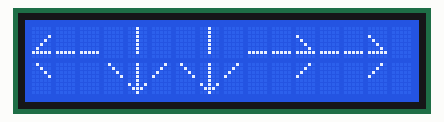
Simulated run of this program. Board: Arduino Uno, built with avr-gcc and run on an emulated ATmega328P. Parts: 16×2 character LCD. Random numbers use the default seed unless the program sets one.

Above: at 0.1 s.
At 4.1 s:
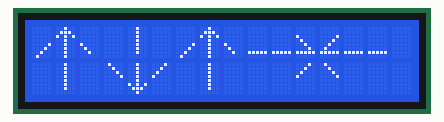
At 8.2 s:
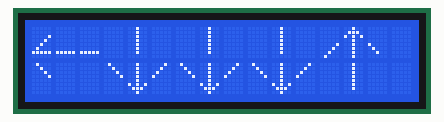
At 18.2 s:
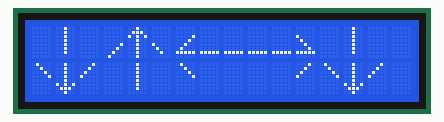
At 28.2 s:
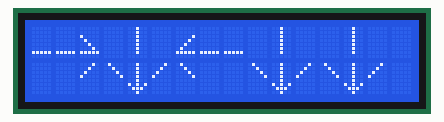
At 38.3 s:
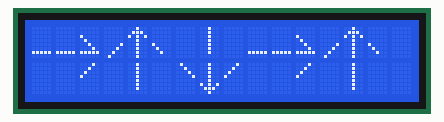

Measured:
- what the display in image 1 shows lasts 2.0 s, from 4.1 s to 6.1 s

The program:

main.cpp
```cpp
#include <LiquidCrystal.h>
#include <Arduino.h>
#include <Wire.h>
#include <stdlib.h>

LiquidCrystal lcd(12, 11, 7, 6, 5, 4);
enum direction {UP, DOWN, RIGHT, LEFT};


void print_init(){
    byte up1[8] = {
        B00000,
        B00000,
        B00000,
        B00000,
        B00001,
        B00010,
        B00100,
        B01000
    };
    byte up2[8] = {
        B00100,
        B01110,
        B10101,
        B00100,
        B00100,
        B00100,
        B00100,
        B00100
    };

    byte down4[8] = { // left4
        B01000,
        B00100,
        B00010,
        B00001,
        B00000,
        B00000,
        B00000,
        B00000
    };
    byte down5[8] = {
        B00100,
        B00100,
        B00100,
        B00100,
        B00100,
        B10101,
        B01110,
        B00100
    };
    byte down6[8] = { // right6
        B00010,
        B00100,
        B01000,
        B10000,
        B00000,
        B00000,
        B00000,
        B00000
    };

    byte right3[8] = {
        B00000,
        B00000,
        B10000,
        B01000,
        B00100,
        B00010,
        B11111,
        B00000,
    };

    byte left1[8] = {
        B00000,
        B00000,
        B00001,
        B00010,
        B00100,
        B01000,
        B11111,
        B00000
    };

    lcd.createChar(1, up1);
    lcd.createChar(2, up2);
    lcd.createChar(3, down4);
    lcd.createChar(4, down5);
    lcd.createChar(5, down6);
    lcd.createChar(6, right3);
    lcd.createChar(7, left1);
}

void print_arrow(int i, direction j){ //i는 슬롯(0~4) j는 화살표 방향
    if(j==UP){
        lcd.setCursor(3*i, 0);
        lcd.write(byte(1));

        lcd.setCursor(3*i+1, 0);
        lcd.write(byte(2));

        lcd.setCursor(3*i+2, 0);
        lcd.write(byte(B10100100));

        lcd.setCursor(3*i+1, 1);
        lcd.write(byte(B01111100));
    }
    else if (j==DOWN){
        lcd.setCursor(3*i+1, 0);
        lcd.write(byte(B01111100));

        lcd.setCursor(3*i, 1);
        lcd.write(byte(3));

        lcd.setCursor(3*i+1, 1);
        lcd.write(byte(4));

        lcd.setCursor(3*i+2, 1);
        lcd.write(byte(5));
    }
    else if (j==RIGHT){
        lcd.setCursor(3*i, 0);
        lcd.write(byte(B01011111));

        lcd.setCursor(3*i+1, 0);
        lcd.write(byte(B01011111));

        lcd.setCursor(3*i+2, 0);
        lcd.write(byte(6));

        lcd.setCursor(3*i+2, 1);
        lcd.write(byte(5));
    }
    else if (j==LEFT){
        lcd.setCursor(3*i, 0);
        lcd.write(byte(7));

        lcd.setCursor(3*i+1, 0);
        lcd.write(byte(B01011111));

        lcd.setCursor(3*i+2, 0);
        lcd.write(byte(B01011111));

        lcd.setCursor(3*i, 1);
        lcd.write(byte(3));
    }
}


void setup() {
    lcd.begin(16, 2);
    print_init();

}

void loop() {
    int j;

    lcd.clear();
    for(int i=0; i<5; i++){
        j = rand()%4;
        print_arrow(i, (direction)j);
    }
    delay(2000);
}
```
